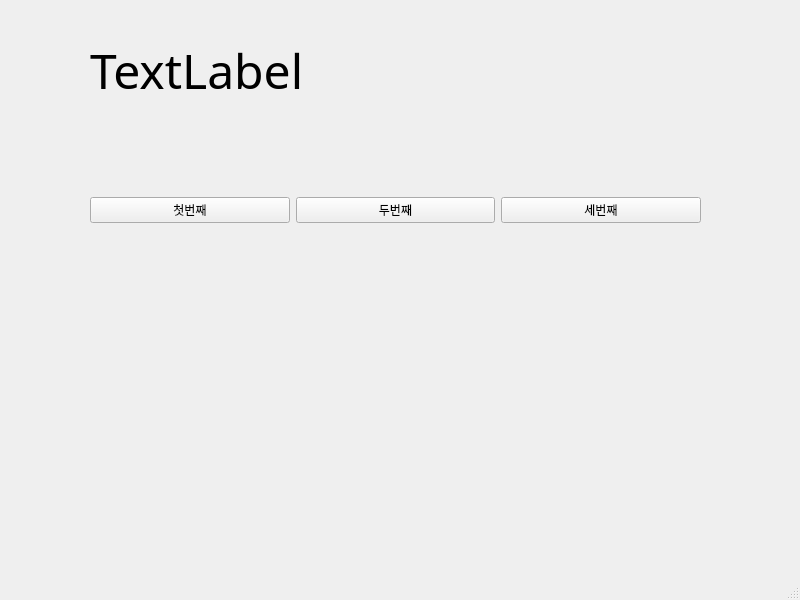
<?xml version="1.0" encoding="UTF-8"?>
<ui version="4.0">
 <class>MainWindow</class>
 <widget class="QMainWindow" name="MainWindow">
  <property name="geometry">
   <rect>
    <x>0</x>
    <y>0</y>
    <width>800</width>
    <height>600</height>
   </rect>
  </property>
  <property name="windowTitle">
   <string>MainWindow</string>
  </property>
  <widget class="QWidget" name="centralwidget">
   <widget class="QWidget" name="horizontalLayoutWidget">
    <property name="geometry">
     <rect>
      <x>90</x>
      <y>130</y>
      <width>611</width>
      <height>161</height>
     </rect>
    </property>
    <layout class="QHBoxLayout" name="horizontalLayout">
     <item>
      <widget class="QPushButton" name="pushButton_2">
       <property name="text">
        <string>첫번째</string>
       </property>
      </widget>
     </item>
     <item>
      <widget class="QPushButton" name="pushButton_3">
       <property name="text">
        <string>두번째</string>
       </property>
      </widget>
     </item>
     <item>
      <widget class="QPushButton" name="pushButton">
       <property name="text">
        <string>세번째</string>
       </property>
      </widget>
     </item>
    </layout>
   </widget>
   <widget class="QLabel" name="label">
    <property name="geometry">
     <rect>
      <x>90</x>
      <y>30</y>
      <width>611</width>
      <height>81</height>
     </rect>
    </property>
    <property name="font">
     <font>
      <family>HY신명조</family>
      <pointsize>36</pointsize>
     </font>
    </property>
    <property name="text">
     <string>TextLabel</string>
    </property>
   </widget>
  </widget>
  <widget class="QMenuBar" name="menubar">
   <property name="geometry">
    <rect>
     <x>0</x>
     <y>0</y>
     <width>800</width>
     <height>22</height>
    </rect>
   </property>
  </widget>
  <widget class="QStatusBar" name="statusbar"/>
 </widget>
 <resources/>
 <connections>
  <connection>
   <sender>pushButton_2</sender>
   <signal>clicked()</signal>
   <receiver>MainWindow</receiver>
   <slot>firstClick()</slot>
   <hints>
    <hint type="sourcelabel">
     <x>219</x>
     <y>241</y>
    </hint>
    <hint type="destinationlabel">
     <x>250</x>
     <y>294</y>
    </hint>
   </hints>
  </connection>
  <connection>
   <sender>pushButton_3</sender>
   <signal>clicked()</signal>
   <receiver>MainWindow</receiver>
   <slot>secondClick()</slot>
   <hints>
    <hint type="sourcelabel">
     <x>376</x>
     <y>230</y>
    </hint>
    <hint type="destinationlabel">
     <x>416</x>
     <y>293</y>
    </hint>
   </hints>
  </connection>
  <connection>
   <sender>pushButton</sender>
   <signal>clicked()</signal>
   <receiver>MainWindow</receiver>
   <slot>thirdClick()</slot>
   <hints>
    <hint type="sourcelabel">
     <x>601</x>
     <y>224</y>
    </hint>
    <hint type="destinationlabel">
     <x>638</x>
     <y>291</y>
    </hint>
   </hints>
  </connection>
 </connections>
 <slots>
  <slot>firstClick()</slot>
  <slot>secondClick()</slot>
  <slot>thirdClick()</slot>
 </slots>
</ui>
